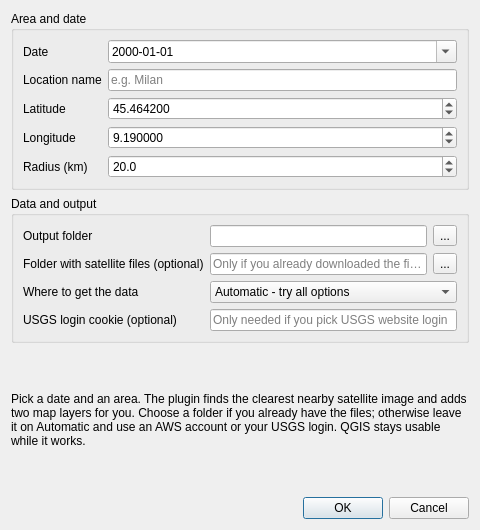
<?xml version="1.0" encoding="UTF-8"?>
<ui version="4.0">
 <class>UhiDialog</class>
 <widget class="QDialog" name="UhiDialog">
  <property name="geometry">
   <rect><x>0</x><y>0</y><width>480</width><height>530</height></rect>
  </property>
  <property name="windowTitle">
   <string>Urban Heat Island from Landsat 10/11</string>
  </property>
  <layout class="QVBoxLayout" name="verticalLayout">
   <item>
    <widget class="QGroupBox" name="groupBox">
     <property name="title"><string>Area and date</string></property>
     <layout class="QFormLayout" name="formLayout">
      <item row="0" column="0"><widget class="QLabel" name="labelDate"><property name="text"><string>Date</string></property></widget></item>
      <item row="0" column="1"><widget class="QDateEdit" name="dateEdit"><property name="calendarPopup"><bool>true</bool></property><property name="displayFormat"><string>yyyy-MM-dd</string></property></widget></item>
      <item row="1" column="0"><widget class="QLabel" name="labelLocation"><property name="text"><string>Location name</string></property></widget></item>
      <item row="1" column="1"><widget class="QLineEdit" name="leLocation"><property name="placeholderText"><string>e.g. Milan</string></property></widget></item>
      <item row="2" column="0"><widget class="QLabel" name="labelLat"><property name="text"><string>Latitude</string></property></widget></item>
      <item row="2" column="1"><widget class="QDoubleSpinBox" name="dsLat"><property name="decimals"><number>6</number></property><property name="minimum"><double>-90.000000</double></property><property name="maximum"><double>90.000000</double></property><property name="value"><double>45.464200</double></property></widget></item>
      <item row="3" column="0"><widget class="QLabel" name="labelLon"><property name="text"><string>Longitude</string></property></widget></item>
      <item row="3" column="1"><widget class="QDoubleSpinBox" name="dsLon"><property name="decimals"><number>6</number></property><property name="minimum"><double>-180.000000</double></property><property name="maximum"><double>180.000000</double></property><property name="value"><double>9.190000</double></property></widget></item>
      <item row="4" column="0"><widget class="QLabel" name="labelRadius"><property name="text"><string>Radius (km)</string></property></widget></item>
      <item row="4" column="1"><widget class="QDoubleSpinBox" name="dsRadius"><property name="decimals"><number>1</number></property><property name="minimum"><double>1.000000</double></property><property name="maximum"><double>200.000000</double></property><property name="value"><double>20.000000</double></property></widget></item>
     </layout>
    </widget>
   </item>
   <item>
    <widget class="QGroupBox" name="groupBox_2">
     <property name="title"><string>Data and output</string></property>
     <layout class="QFormLayout" name="formLayout_2">
      <item row="0" column="0"><widget class="QLabel" name="labelOutput"><property name="text"><string>Output folder</string></property></widget></item>
      <item row="0" column="1"><layout class="QHBoxLayout" name="hLayout"><item><widget class="QLineEdit" name="leOutputDir"/></item><item><widget class="QToolButton" name="tbOutputDir"><property name="text"><string>...</string></property></widget></item></layout></item>
      <item row="1" column="0"><widget class="QLabel" name="labelLocal"><property name="text"><string>Folder with satellite files (optional)</string></property></widget></item>
      <item row="1" column="1"><layout class="QHBoxLayout" name="hLayout_2"><item><widget class="QLineEdit" name="leLocalDir"><property name="placeholderText"><string>Only if you already downloaded the files</string></property></widget></item><item><widget class="QToolButton" name="tbLocalDir"><property name="text"><string>...</string></property></widget></item></layout></item>
      <item row="2" column="0"><widget class="QLabel" name="labelSource"><property name="text"><string>Where to get the data</string></property></widget></item>
      <item row="2" column="1"><widget class="QComboBox" name="cmbSource"><item><property name="text"><string>Automatic - try all options</string></property></item><item><property name="text"><string>Folder on my computer</string></property></item><item><property name="text"><string>AWS account (small download fee)</string></property></item><item><property name="text"><string>USGS website login</string></property></item></widget></item>
      <item row="3" column="0"><widget class="QLabel" name="labelCookie"><property name="text"><string>USGS login cookie (optional)</string></property></widget></item>
      <item row="3" column="1"><widget class="QLineEdit" name="leCookie"><property name="placeholderText"><string>Only needed if you pick USGS website login</string></property><property name="echoMode"><enum>QLineEdit::Password</enum></property></widget></item>
     </layout>
    </widget>
   </item>
   <item>
    <widget class="QLabel" name="labelHelp">
     <property name="text"><string>Pick a date and an area. The plugin finds the clearest nearby satellite image and adds two map layers for you. Choose a folder if you already have the files; otherwise leave it on Automatic and use an AWS account or your USGS login. QGIS stays usable while it works.</string></property>
     <property name="wordWrap"><bool>true</bool></property>
    </widget>
   </item>
   <item>
    <widget class="QDialogButtonBox" name="buttonBox">
     <property name="orientation"><enum>Qt::Horizontal</enum></property>
     <property name="standardButtons"><set>QDialogButtonBox::Cancel|QDialogButtonBox::Ok</set></property>
    </widget>
   </item>
  </layout>
 </widget>
 <resources/>
 <connections>
  <connection><sender>buttonBox</sender><signal>accepted()</signal><receiver>UhiDialog</receiver><slot>accept()</slot></connection>
  <connection><sender>buttonBox</sender><signal>rejected()</signal><receiver>UhiDialog</receiver><slot>reject()</slot></connection>
 </connections>
</ui>
